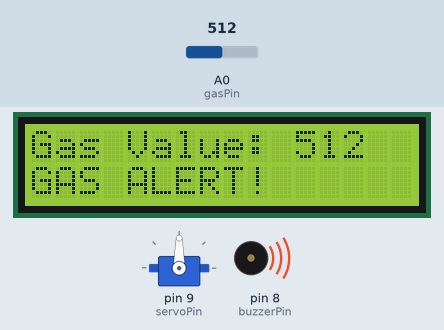
A sketch run on a simulated Arduino Uno, built with avr-gcc and run on an emulated ATmega328P. Parts: servo, 16×2 character LCD, buzzer (waves = sounding, pin HIGH). Inputs (shaded band) come from the test bench; at power-on: A0 (gasPin) = 512.

Above: at 3.2 s.
3.3 s: A0 (gasPin) set to 408
At 4.6 s:
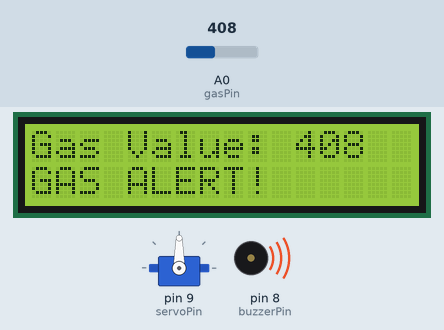
5.2 s: A0 (gasPin) set to 384
At 6.4 s:
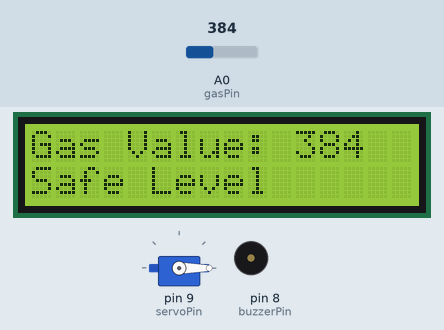
6.7 s: A0 (gasPin) set to 410
At 7.4 s:
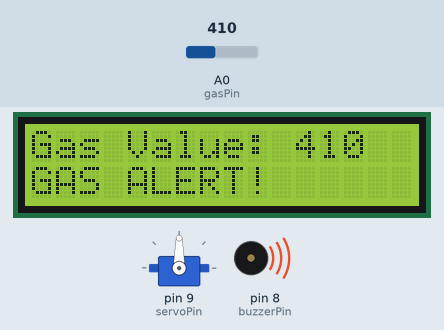
Timing chart, 0 to 9.7 s (numbered marks = the images above; inputs shaded):
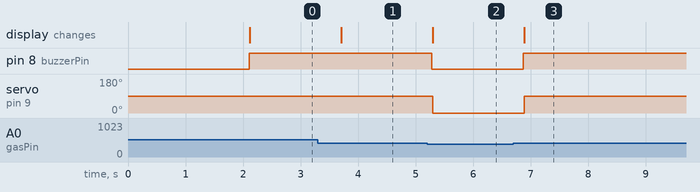

The sketch:

Sourcecode.ino
```cpp
#include <Wire.h>
#include <LiquidCrystal_I2C.h>
#include <Servo.h>

LiquidCrystal_I2C lcd(0x27, 16, 2);
Servo myServo;

int gasPin = A0;
int buzzerPin = 8;
int servoPin = 9;

int gasValue = 0;
int threshold = 400;   // Adjust this value

void setup() {
  pinMode(buzzerPin, OUTPUT);
  myServo.attach(servoPin);

  lcd.init();
  lcd.backlight();

  lcd.setCursor(0, 0);
  lcd.print("Gas Monitor");
  lcd.setCursor(0, 1);
  lcd.print("System Ready");
  delay(2000);
  lcd.clear();

  myServo.write(0);   // Servo initial position
}

void loop() {
  gasValue = analogRead(gasPin);

  lcd.setCursor(0, 0);
  lcd.print("Gas Value: ");
  lcd.print(gasValue);
  lcd.print("   ");

  if (gasValue > threshold) {
    digitalWrite(buzzerPin, HIGH);
    myServo.write(90);   // Open window / valve

    lcd.setCursor(0, 1);
    lcd.print("GAS ALERT!   ");
  } else {
    digitalWrite(buzzerPin, LOW);
    myServo.write(0);

    lcd.setCursor(0, 1);
    lcd.print("Safe Level   ");
  }

  delay(500);
}
```

Measured:
- the behaviour switches between 401 and 400 on A0 (gasPin) (found by bisection; images 1 and 2)
- after the input at 3.3 s, the display: changes after 0.41 s (image 1)
- after the input at 5.2 s, pin 8 (buzzerPin): HIGH → LOW after 0.08 s; servo on pin 9 (servoPin): 90° → 0° after 0.10 s; the display: changes after 0.10 s (image 2)
- after the input at 6.7 s, pin 8 (buzzerPin): LOW → HIGH after 0.17 s; servo on pin 9 (servoPin): 0° → 90° after 0.18 s; the display: changes after 0.18 s (image 3)
